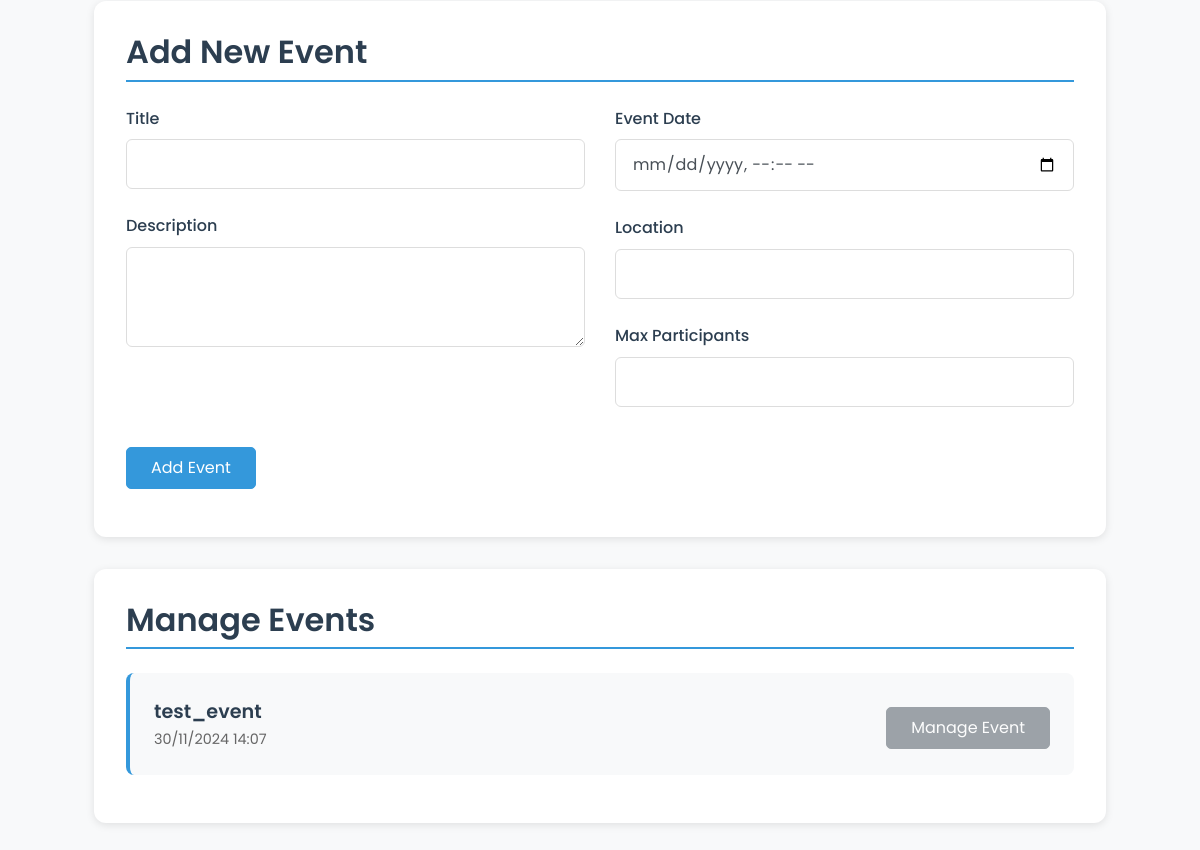
Page /admin (signed in, lower part) on the earlier database version.
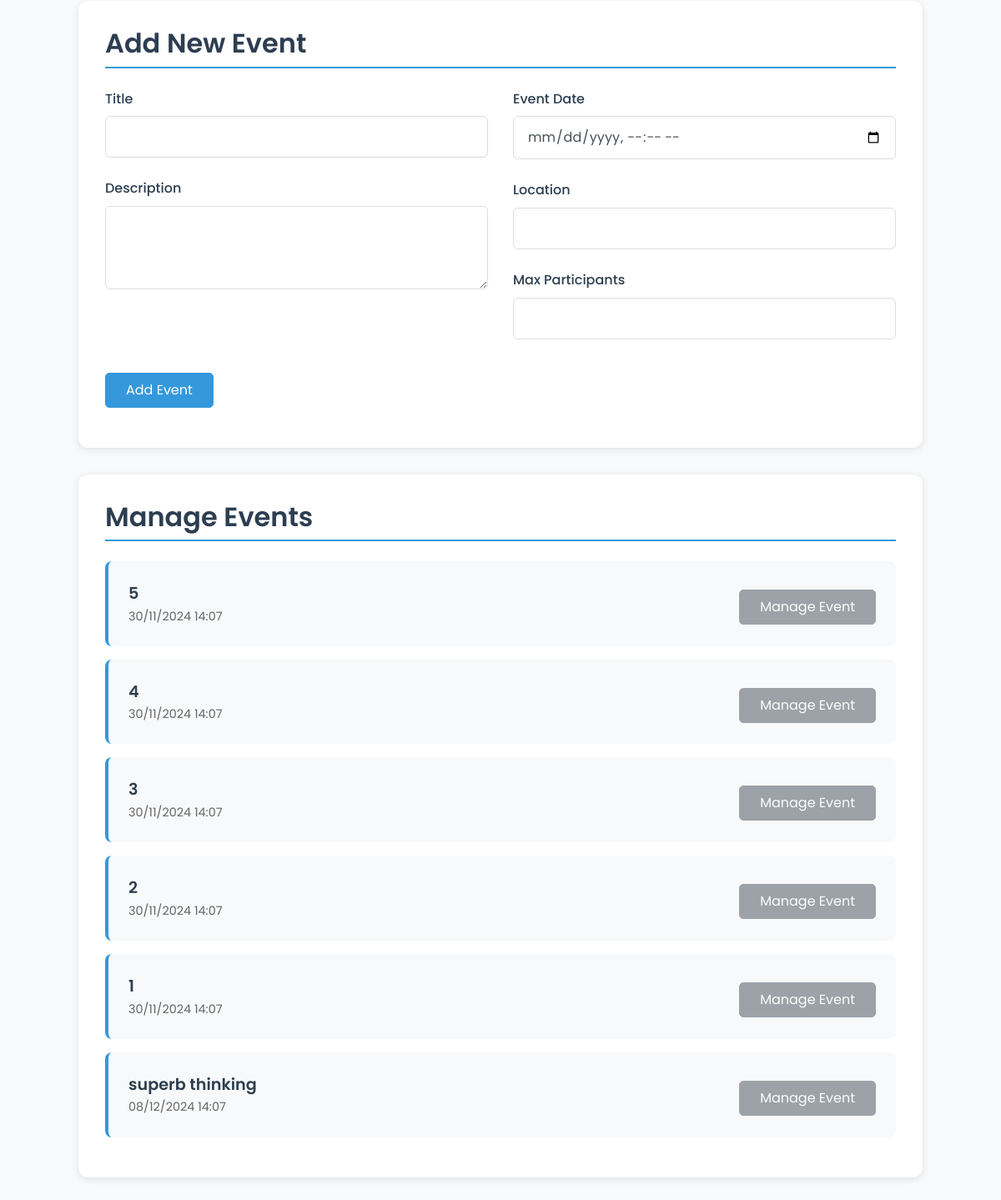
Same page on the later database version.
### tables this page shows
CREATE TABLE `events` (`created` TEXT DEFAULT (strftime('%Y-%m-%d %H:%M:%fZ')) NOT NULL, `desc` TEXT DEFAULT '' NOT NULL, `event_date` TEXT DEFAULT '' NOT NULL, `id` TEXT PRIMARY KEY DEFAULT ('r'||lower(hex(randomblob(7)))) NOT NULL, `location` TEXT DEFAULT '' NOT NULL, `max_participants` NUMERIC DEFAULT 0 NOT NULL, `title` TEXT DEFAULT '' NOT NULL, `updated` TEXT DEFAULT (strftime('%Y-%m-%d %H:%M:%fZ')) NOT NULL, "participants" NUMERIC DEFAULT 0 NOT NULL);

### main.py (the view, shortened to what this page needs)
@app.route('/admin', methods=['GET', 'POST'])
def admin():
    if not is_logged_in():
        flash('Access denied.', 'danger')
        return redirect(url_for('login'))
    if not is_admin():
        flash('Access denied.', 'danger')
        return redirect(url_for('home'))
    conn = get_db_connection()
    cursor = conn.cursor()
    cursor.execute('SELECT * FROM users')
    users = cursor.fetchall()
    cursor.execute('SELECT * FROM events')
    events = cursor.fetchall()
    close_db_connection(conn)
    e = []
    for event in events:
        event_dict = dict(event)
        event_dict['event_date'] = datetime.strptime(event['event_date'], "%Y-%m-%d %H:%M:%S.000Z").strftime("%d/%m/%Y %H:%M")
        e.append(event_dict)
    return render_template('admin.html', users=users, events=e, is_logged_in=is_logged_in, is_admin=is_admin)

### main.py (called while the page is built)
def is_logged_in():
    return 'user_id' in session

def is_admin():
    if not is_logged_in():
        pass
    else:
        conn = get_db_connection()
        cursor = conn.cursor()
        cursor.execute('SELECT * FROM users WHERE email = ?', (session['email'],))
        user = cursor.fetchone()
        close_db_connection(conn)
        return user['admin']

def get_db_connection():
    conn = sqlite3.connect(r'pb_data\data.db')
    conn.row_factory = sqlite3.Row
    return conn

def close_db_connection(conn):
    conn.close()

### templates/admin.html (shortened to what this page needs)
{% extends 'base.html' %}
{% block content %}
<div class="admin-dashboard">
    <div class="admin-card">
        <h2>Add New Event</h2>
        <form method="POST">
            <div class="row">
                <div class="col-md-6">
                    <div class="form-group">
                        <label for="title">Title</label>
                        <input class="form-control" type="text" id="title" name="title" required>
                    </div>
                    <div class="form-group">
                        <label for="desc">Description</label>
                        <textarea class="form-control" id="desc" name="desc" rows="3" required></textarea>
                    </div>
                </div>
                <div class="col-md-6">
                    <div class="form-group">
                        <label for="event_date">Event Date</label>
                        <input class="form-control" type="datetime-local" id="event_date" name="event_date" required>
                    </div>
                    <div class="form-group">
                        <label for="location">Location</label>
                        <input class="form-control" type="text" id="location" name="location" required>
                    </div>
                    <div class="form-group">
                        <label for="max_p">Max Participants</label>
                        <input class="form-control" type="number" id="max_p" name="max_p" required>
                    </div>
                </div>
            </div>
            <div class="admin-actions">
                <button class="btn btn-primary" type="submit" name="action" value="add_event">Add Event</button>
            </div>
        </form>
    </div>
    <div class="admin-card">
        <h2>Manage Events</h2>
        <ul class="events-list">
            {% for event in events %}
                <li class="event-item">
                    <div class="event-info">
                        <div class="event-title">{{ event['title'] }}</div>
                        <div class="event-date">{{ event['event_date'] }}</div>
                    </div>
                        <button class="btn btn-secondary mt-2" disabled>Manage Event</button>
                </li>
            {% endfor %}
        </ul>
    </div>
</div>
{% endblock %}

Differences in the rows shown:
changed events (number 1 of 6 on the later page): title "test_event" → "5"
added events: title "4", event_date "30/11/2024 14:07"
added events: title "3", event_date "30/11/2024 14:07"
added events: title "2", event_date "30/11/2024 14:07"
added events: title "1", event_date "30/11/2024 14:07"
added events: title "superb thinking", event_date "08/12/2024 14:07"
